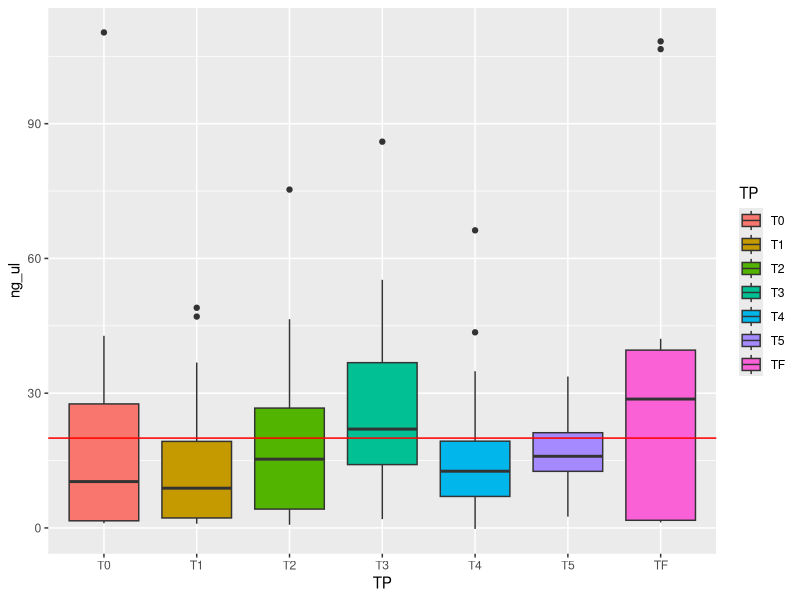
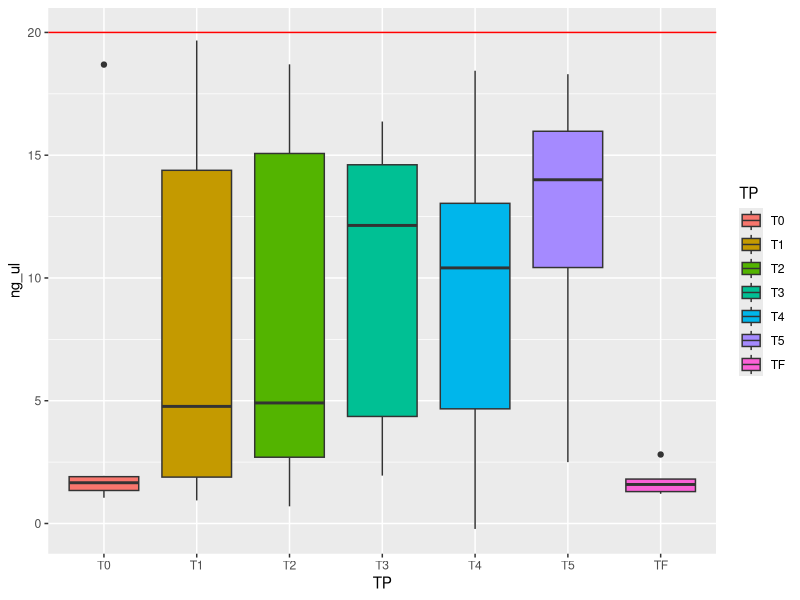
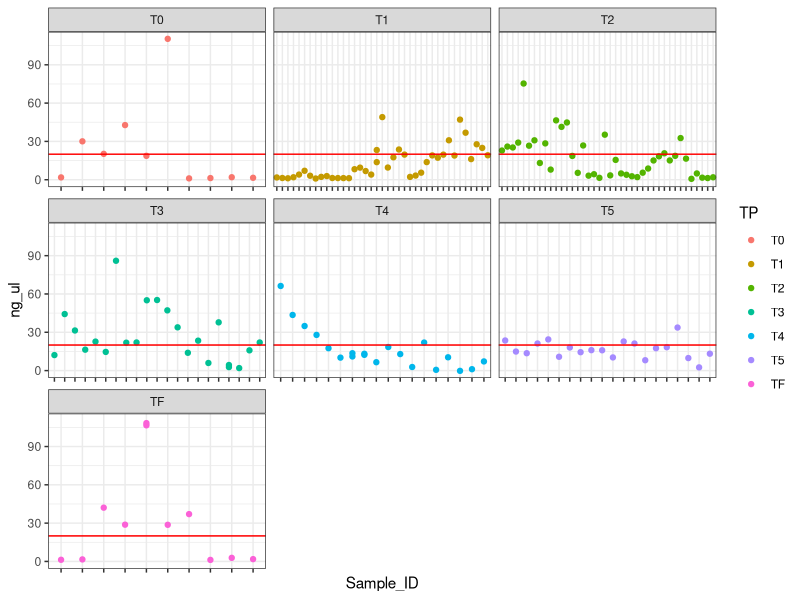
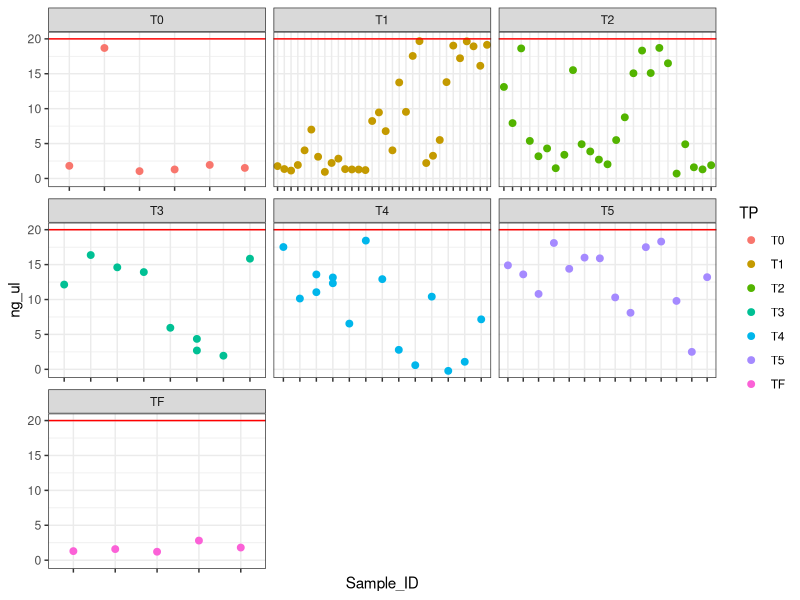

Write the R code that produced these figures, in order. (Note: this script raises an error after producing the figures.)
## ---- chunk 1
knitr::opts_chunk$set(echo = TRUE)
## ---- chunk 2
library(tidyr)
library(dplyr)
library(ggplot2)
## ---- chunk 3
# Import Raw Nanodrop Data #
df <- readxl::read_xlsx("data/Nanodrop/Past_Nano_Working_Master.xlsx") 

# Import Additional Sample Data #
sd <- readxl::read_xlsx("data/Nanodrop/Past_Sample_Data.xlsx") %>%
  mutate(TP = case_when(grepl("TF", FrozenSampleName) ~ "TF",
                        grepl("T0", FrozenSampleName) ~ "T0",
                        grepl("T1", FrozenSampleName) ~ "T1",
                        grepl("T2", FrozenSampleName) ~ "T2",
                        grepl("T3", FrozenSampleName) ~ "T3",
                        grepl("T4", FrozenSampleName) ~ "T4",
                        grepl("T5", FrozenSampleName) ~ "T5"))


sd$Sample_ID <- as.character(sd$Sample_ID)

# Combine Nanodata with Sample Data #
nano <- right_join(df, sd, by = "Sample_ID") %>%
  select(-Time) %>%
  filter(!is.na(Date))

# Convert Character Columns to Numeric #
nano$ng_ul <- as.numeric(nano$ng_ul)
nano$A260 <- as.numeric(nano$A260)
nano$A280 <- as.numeric(nano$A280)
nano$r260_280 <- as.numeric(nano$r260_280)
nano$r260_230 <- as.numeric(nano$r260_230)
nano$'Cursor abs.' <- as.numeric(nano$'Cursor abs.')

# Round values to 2 decimal places #
nano$ng_ul <- round(nano$ng_ul, digits = 2)
nano$A260 <- round(nano$A260, digits = 2)
nano$A280 <- round(nano$A280, digits = 2)
nano$r260_280  <- round(nano$r260_280 , digits = 2)
nano$r260_230 <- round(nano$r260_230, digits = 2)
nano$'Cursor abs.'<- round(nano$'Cursor abs.', digits = 2)
## ---- chunk 4
# RNA Samples >= 20ng/uL AND 260/280 > 1.95 #
goodRNA <- nano %>%
  filter(ng_ul >= 20 & r260_280 >= 1.95)

# RNA Samples >= 20ng/uL BUT 260/280 < 1.95 #
needswork <- nano %>%
  filter(ng_ul >= 20 & r260_280 < 1.95)

# RNA Samples with < 20ng/uL #
notgoodRNA <- nano %>%
  filter(ng_ul < 20)

# RNA Samples with little to no RNA # 
noRNA <- nano %>%
  filter(ng_ul < 5)

# RNA Samples with low yields, < 20ng/uL but > 5ng/uL
lowyield <- nano %>%
  filter(ng_ul < 20, ng_ul > 10)
## ---- chunk 5
# Boxplot: all samples separated by timepoint
ggplot(nano, aes(x = TP, y = ng_ul, fill = TP)) +
  geom_boxplot() +
  geom_hline(yintercept=20, color = "red", size = 0.5) 

# Boxplot: samples <20ng/uL by timepoint
ggplot(notgoodRNA, aes(x = TP, y = ng_ul, fill = TP)) +
  geom_boxplot() +
  geom_hline(yintercept=20, color = "red", size = 0.5)

# Scatterplot: All data, Sample ng/uL of RNA for each sample, faceted by timepoint 
ggplot(nano, aes(x = Sample_ID, y = ng_ul, color = TP)) +
  geom_point() +
  geom_hline(yintercept=20, color = "red", size = 0.5) +
  facet_wrap(~TP, scales = "free_x") +
  theme_bw() +
  theme(axis.text.x = element_blank())

# Scatterplot: Bad samples, Sample ng/uL of RNA for each sample, faceted by timepoint 
ggplot(notgoodRNA, aes(x = Sample_ID, y = ng_ul, color = TP)) +
  geom_point(size = 2) +
  geom_hline(yintercept=20, color = "red", size = 0.5) +
  facet_wrap(~TP, scales = "free_x") +
  theme_bw() +
  theme(axis.text.x = element_blank())

# Scatterplot: All data, Sample ng/uL of RNA for each sample, faceted by timepoint 
ggplot(nano, aes(x = Sample_ID, y = ng_ul, color = TP)) +
  geom_point() +
  geom_hline(yintercept=20, color = "red", size = 0.5) +
  facet_grid(Site~TP, scales = "free_x") +
  theme_bw() +
  theme(axis.text.x = element_blank())

# Scatterplot: All data, Sample ng/uL of RNA for each sample, faceted by Date
ggplot(nano, aes(x = Sample_ID, y = ng_ul, color = TP)) +
  geom_point(size = 2) +
  geom_hline(yintercept=20, color = "red", size = 0.5) +
  facet_wrap( ~ as.Date(Date), scales = "free_x") +
  theme_bw() +
  theme(axis.text.x = element_blank())
## ---- chunk 6
flash_frozen <- df %>%
  filter(Sample_ID == "4F"|Sample_ID == "5F"|Sample_ID == "6F"|Sample_ID == "7F"|Sample_ID == "8F"|
           Sample_ID == "9F") %>%
  mutate(Tissue = "Flash_Frozen")
  

RNALater <- df %>%
  filter(Sample_ID == "4"|Sample_ID == "5"|Sample_ID == "6"|Sample_ID == "7"|Sample_ID == "8"|Sample_ID == "9") %>%
  mutate(Tissue = "RNALater") 

Tissue <- rbind(flash_frozen, RNALater)%>% 
  select(-Time) 

ggplot(Tissue, aes(x = Sample_ID, y = ng_ul, color = Tissue)) +
  geom_point(size = 2)





